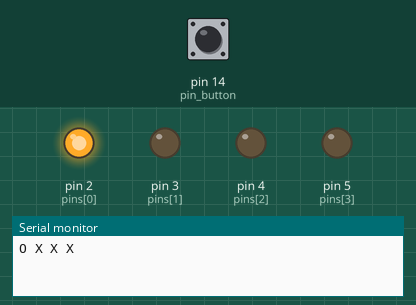
A sketch run on a simulated Arduino Uno, built with avr-gcc and run on an emulated ATmega328P. Parts: output pins drawn as LEDs (lit = HIGH), the last lines printed to the serial monitor. Inputs (shaded band) come from the test bench; at power-on: pin 14 (pin_button) LOW.

Above: at 0.1 s.
At 2.8 s:
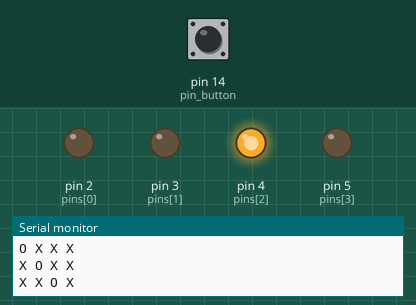
2.9 s: pin 14 (pin_button) pulled HIGH for 1.2 s
At 3.8 s:
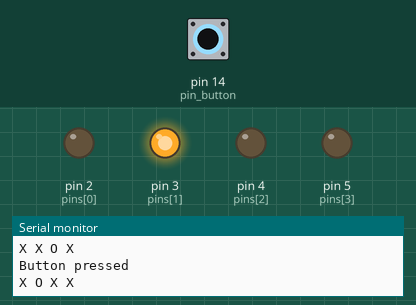
Timing chart, 0 to 14.2 s (numbered marks = the images above; inputs shaded):
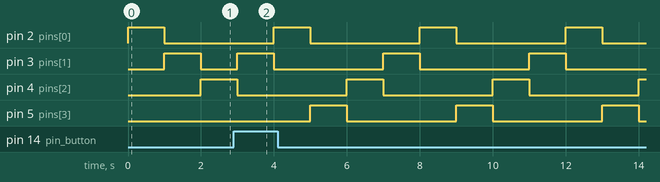

The sketch:

HW4_2_202355517.ino
```cpp
const int NUM_PINS = 4;

int pins[] = {2, 3, 4, 5};
int pin_button = 14;  // 버튼 연결 핀
int state = -1, dx = 1;
boolean state_previous = false;  // 버튼의 이전 상태
boolean state_current;           // 버튼의 현재 상태

void setup() {
  Serial.begin(9600);
  for (int i = 0; i < NUM_PINS; ++i) {
    pinMode(pins[i], OUTPUT);
    digitalWrite(pins[i], LOW);
  }
  pinMode(pin_button, INPUT);
}

void loop() {
  state_current = digitalRead(pin_button);  // 버튼 상태 읽기
  if (state_current) {                      // 버튼을 누른 경우
    if (state_previous == false) {          // 이전 상태와 비교
      dx *= -1;
      Serial.print("Button pressed\n");
      state_previous = true;
    }
    // delay(50);  // 디바운싱
  } else {
    state_previous = false;
  }

  state += dx;

  switch (state) {
    case -1:
      state = 3;
      break;
    case 4:
      state = 0;
      break;
  }

  for (int i = 0; i < NUM_PINS; ++i) {
    Serial.print(i == state ? "O " : "X ");
    digitalWrite(pins[i], i == state ? HIGH : LOW);
  }

  Serial.println();
  delay(1000);
}
```

Measured:
- by itself, pin 2 (pins[0]), pin 3 (pins[1]), pin 4 (pins[2]), pin 5 (pins[3]): alternates HIGH for 1.0 s and LOW for 3.0 s
